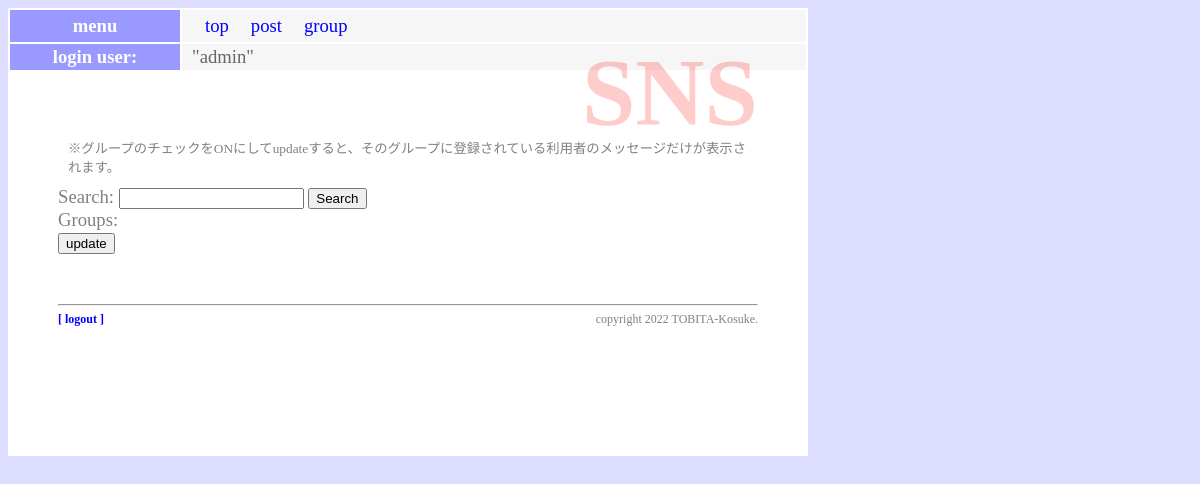
The page /sns/ (signed in) on the database as committed earlier.
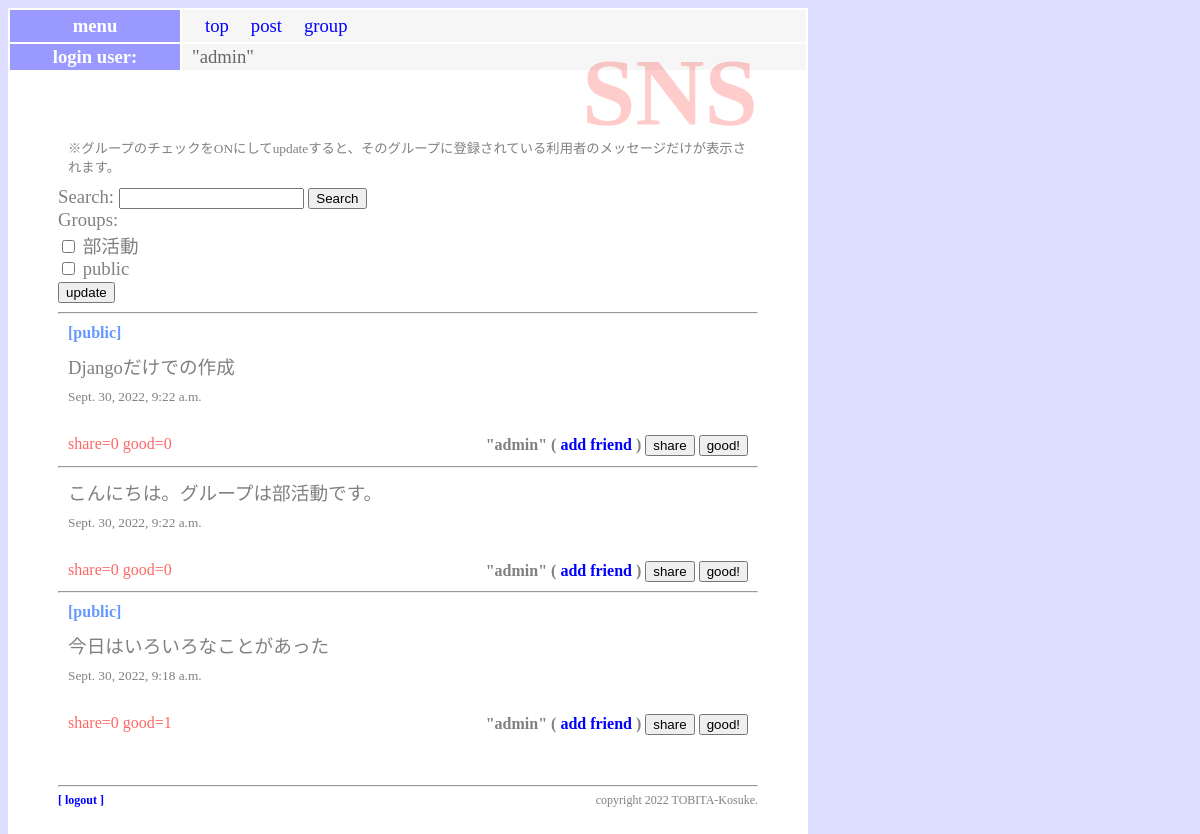
The same page on the database as committed later.
### sns/models.py (models this page shows, shortened)
class Message(models.Model):
    owner=models.ForeignKey(User,on_delete=models.CASCADE,related_name='message_owner')
    group=models.ForeignKey('Group',on_delete=models.CASCADE)
    content=models.TextField(max_length=1000)
    share_id=models.IntegerField(default=-1)
    good_count=models.IntegerField(default=0)
    share_count=models.IntegerField(default=0)
    pub_date=models.DateTimeField(auto_now_add=True)
    class Meta:
        ordering=('-pub_date',)

### sns/views.py (the view)
# urls.py: path('',views.index ,name="index"),
@login_required(login_url='/admin/login/')
def index(request):
    (public_user, public_group) = get_public()
    if request.method == 'POST':
        if request.POST['mode'] == '__check_form__':
            searchform = SearchForm()
            checkform = GroupCheckForm(request.user,request.POST)
            glist = []
            for item in request.POST.getlist('groups'):
                glist.append(item)
            messages = get_your_group_message(request.user, \
                    glist, None)
        if request.POST['mode'] == '__search_form__':
            searchform = SearchForm(request.POST)
            checkform = GroupCheckForm(request.user)
            gps = Group.objects.filter(owner=request.user)
            glist = [public_group]
            for item in gps:
                glist.append(item)
            messages = get_your_group_message(request.user, glist, \
                    request.POST['search'])
    else:
        searchform = SearchForm()
        checkform = GroupCheckForm(request.user)
        gps = Group.objects.filter(owner=request.user)
        glist = [public_group]
        for item in gps:
            glist.append(item)
        messages = get_your_group_message(request.user, glist, None)
    params = {
            'login_user':request.user,
            'contents':messages,
            'check_form':checkform,
            'search_form':searchform,
        }
    return render(request, 'sns/index.html', params)

### sns/forms.py
class GroupCheckForm(forms.Form):
    def __init__(self,user,*args,**kwargs):
        super(GroupCheckForm,self).__init__(*args,**kwargs)
        public=User.objects.filter(username='public').first()
        self.fields['groups']=forms.MultipleChoiceField(
            choices=[(item.title,item.title) for item in Group.objects.filter(owner__in=[user,public])],
            widget=forms.CheckboxSelectMultiple(),
        )

class SearchForm(forms.Form):
    search=forms.CharField(max_length=100)

### sns/models.py (called while the page is built)
    def __str__(self):
        return self.title

### sns/views.py (called while the page is built)
def get_your_group_message(owner, glist, find):
    (public_user,public_group) = get_public()
    groups = Group.objects.filter(Q(owner=owner) \
            |Q(owner=public_user)).filter(title__in=glist)
    me_friends = Friend.objects.filter(group__in=groups)
    me_users = []
    for f in me_friends:
        me_users.append(f.user)
    his_groups = Group.objects.filter(owner__in=me_users)
    his_friends = Friend.objects.filter(user=owner) \
            .filter(group__in=his_groups)
    me_groups = []
    for hf in his_friends:
        me_groups.append(hf.group)
    if find==None:
        messages = Message.objects.filter(Q(group__in=groups) \
            |Q(group__in=me_groups))[:100]
    else:
        messages = Message.objects.filter(Q(group__in=groups) \
            |Q(group__in=me_groups)) \
            .filter(content__contains=find)[:100]
    return messages

def get_public():
    public_user = User.objects.filter(username='public').first()
    public_group = Group.objects.filter \
            (owner=public_user).first()
    return (public_user, public_group)

### sns/templates/sns/index.html (shortened to what this page needs)
{% extends 'sns/layout.html' %}
{% block header %}
<h1>SNS</h1>
<p class="caption">※グループのチェックをONにしてupdateすると、そのグループに登録されている利用者のメッセージだけが表示されます。</p>
{% endblock %}
{% block content %}
<form action="{% url 'index' %}" method="post">
    {{search_form}}
    <button>Search</button>
</form>
<form action="{% url 'index' %}" method="post">
    {{check_form}}
    <button>update</button>
</form>
{% for item in contents %}
<hr>
<p class="message_public">
    {% if item.group.title == 'public' %}
    [public]
    {% endif %}
</p>
<p class="message_content">{{item.content}}</p>
<p class="message_date">{{item.pub_date}}</p>
<p class="message_owner">
    <span class="message_counter">share={{item.share_count}} good={{item.good_count}}</span>
    "{{item.owner}}" (
        <a href="{% url 'add' %}?name={{item.owner}}">add friend</a>
    )
    <a href="{% url 'share' item.id %}"><button>share</button></a>
    <a href="{% url 'good' item.id %}"><button>good!</button></a>
</p>
{% endfor %}
{% endblock %}

### sns/templates/sns/layout.html (shortened to what this page needs)
{% load static %}
<!DOCTYPE html>
<html lang="jp">
<head>
    <link rel="stylesheet" type="text/css" href="{% static 'sns/style.css' %}"/>
</head>
<body>
    <div class="body_content">
        <div class="body_content_inner">
            <table class="login_table" width="100%">
                <tr>
                    <th width="150px">menu</th>
                    <td>
                        <table class="login_table_inner">
                            <tr>
                                <td><a href="{% url 'index' %}">top</a></td>
                                <td><a href="{% url 'post' %}">post</a></td>
                                <td><a href="{% url 'groups' %}">group</a></td>
                            </tr>
                        </table>
                    </td>
                </tr>
                <tr>
                    <th width="150px">login user:</th>
                    <td>"{{login_user}}"</td>
                </tr>
            </table>
            <div class="header">{% block header %}{% endblock %}</div>
            <div class="content">{% block content %}{% endblock %}</div>
            <div class="footer">
                <hr>
                <div>
                    <span style="float: left; font-weight:bold;"><a href="/admin/logout?next=/sns/">[ logout ]</a></span>
                    <span style="float: right;">copyright 2022 TOBITA-Kosuke.</span>
                </div>
            </div>
        </div>
    </div>
</body>
</html>

### sns/static/sns/style.css (style rules this page uses)
body { background-color:#ddf; color:gray; font-size:14pt; }
.body_content { width:800px; background-color:white; }
.body_content_inner { padding:50px; }
h1 { color:red; opacity:0.2; font-size:72pt; margin-top:0px; margin-bottom:0px; text-align:right; line-height: 70px; }
p { margin:10px; }
a { color:blue; text-decoration: none; }
table { margin:10px; font-size:14pt; }
table tr th { background-color:#99f; color:white; padding:2px 10px; border-size:2px; }
table tr td { background-color:#f6f6f6; color:#666; padding:2px 10px; border-size:2px; }
.footer { font-size:9pt; margin-top:50px; margin-bottom:100px; }
.login_table { position: fixed; left:0px; top:0px; width:800px; margin:8px; }
.login_table_inner { padding:1px; margin:0px; }
.login_table_inner tr td { padding:0px 10px; margin:0px; }
.caption { font-size:10pt; }
.message_date { text-align:left; font-size:10pt; }
.message_owner { text-align:right; font-size:12pt; font-weight:bold; margin:30px 10px 0px 10px; }
.message_public { font-size:12pt; font-weight:bold; color:#69f; }
.message_counter { float:left; font-weight:normal; font-size:12pt; color:#f66; }

Rows that differ between the two databases and show on the page:
added Message: shows "[public]", content "Djangoだけでの作成", pub_date "Sept. 30, 2022, 9:22 a.m.", share_count "0", good_count "0", owner "admin"
added Message: content "こんにちは。グループは部活動です。", pub_date "Sept. 30, 2022, 9:22 a.m.", share_count "0", good_count "0", owner "admin"
added Message: shows "[public]", content "今日はいろいろなことがあった", pub_date "Sept. 30, 2022, 9:18 a.m.", share_count "0", good_count "1", owner "admin"
Other text that changed with them:
form field groups: (not shown) → "☐ ☐"
text no longer shown: "Groups:"
text now shown: "Groups: 部活動 public"
